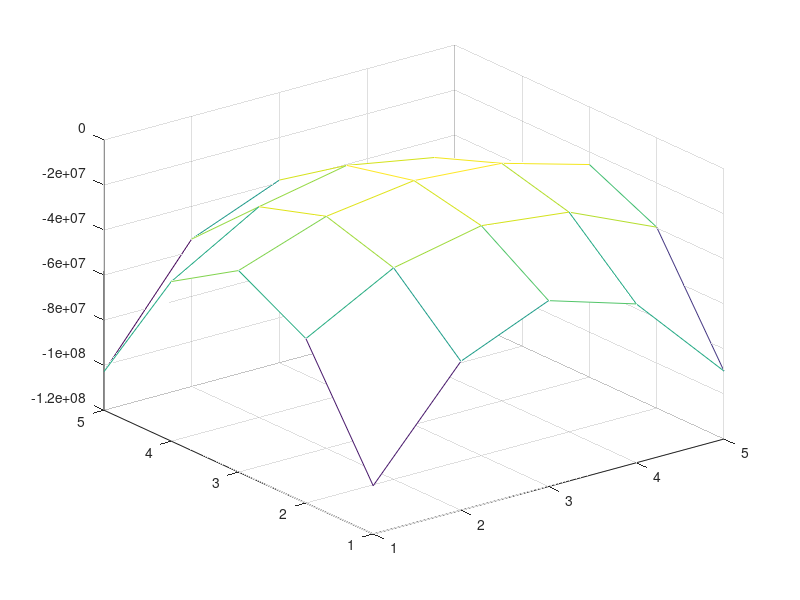

Write MATLAB code to recreate this figure.
[x1,x2] = meshgrid(-2:2);
Z =(1+(1+x1+x2).^2*(19-14*x1+3*x1.^2-14*x2+6*x1.*x2+3*x2.^2))*(30+(2*x1-3*x2)^2*(18-32*x1+12*x1.^2+48*x2-36*x1.*x2+27*x2.^2));;
mesh(Z)
